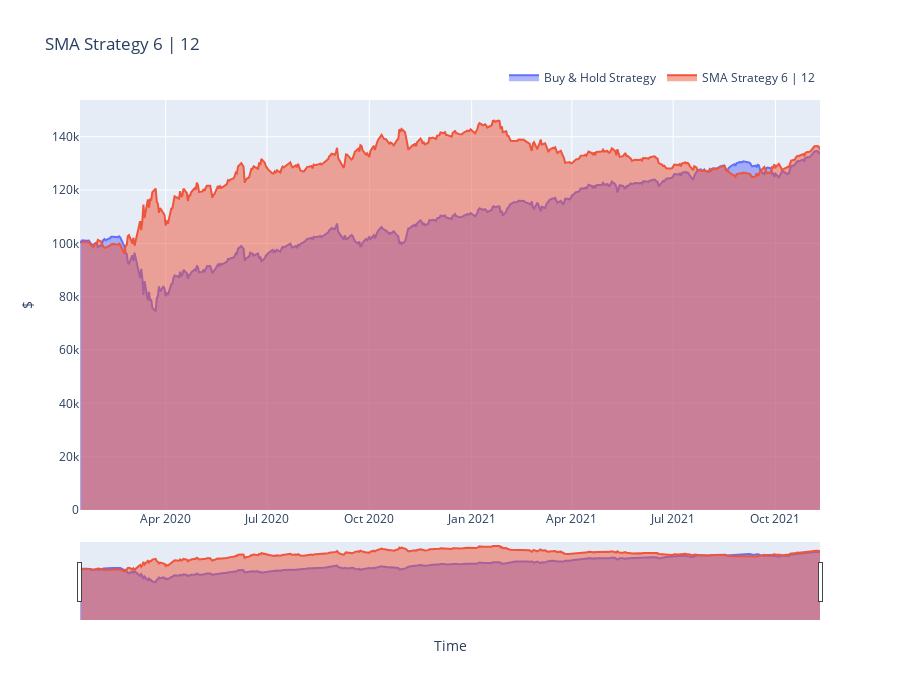

Here is the notebook cell this chart was saved with:
### Code cell
plot_returns(bh_results, sma_results, name=f"SMA Strategy {short_ma} | {long_ma}")

### Figure 1 — Plotly figure (JSON) as saved in the notebook; plotly's stock layout.template omitted (floating-point values rounded to 4 significant figures; data arrays with more than 128 entries replaced by an {"elided": "..."} marker saying what was removed)
{"data": [{"fill": "tozeroy", "name": "Buy & Hold Strategy", "type": "scatter", "x": {"elided": "461 str values"}, "y": {"elided": "461 float values"}}, {"fill": "tozeroy", "name": "SMA Strategy 6 | 12", "type": "scatter", "x": {"elided": "460 str values"}, "y": {"elided": "460 float values"}}], "layout": {"height": 700, "legend": {"orientation": "h", "x": 1, "xanchor": "right", "y": 1.02, "yanchor": "bottom"}, "title": {"text": "SMA Strategy 6 | 12"}, "xaxis": {"rangeslider": {"visible": true}, "title": {"text": "Time"}}, "yaxis": {"title": {"text": "$"}}}}
